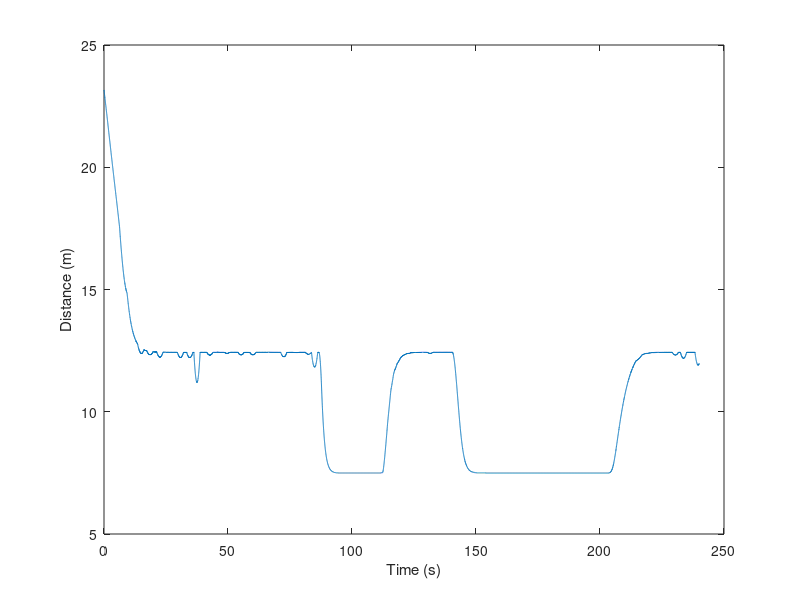

The MATLAB script that drew this image: (Note: this script raises an error after producing the figure.)
clear all
close all
clc

load('sumodata.mat')

figure
plot(vtime,dist)
xlabel('Time (s)')
ylabel('Distance (m)')

t=0:0.0000005:vtime(end);
d=interp1(vtime,dist,t);

const=[4 16 64];
for p=1:3
    %% Local Variables: number of bits, samples, guard symbols, temp variables for interfunction calls
    qam=const(p);
    nfft=64; %fft size
    subcar=48; %number of data subcarriers
    nbitqam = log2(qam);
    guard = (nfft-subcar)/2;
    nsym=10000; %number of ofdm symbols
    nbitdata = subcar*nbitqam*nsym/2;

    ncp=4; %cyclic prefix size
    nbitsym = nfft + ncp;

    data=(rand(1,nbitdata)>0.5)+0;

    % magnitude of the normalized CFR
    alpha=[0.609981229934408,0.715459955559726,0.636965602683617,0.694127681700978,0.695098676789100,0.681699620219806,0.705628746895461,0.834320339106743,0.873378196662836,0.827668204581301,0.768804769140058,0.756148741911805,0.926978115212095,0.913129736817394,0.871793084001999,0.848536621661314,0.909045348037926,0.834381831138879,0.896913346571862,0.928182910840626,0.932323910122903,0.907741812468878,0.943650044868540,1];

    symbols=1:nsym*subcar/2;
    bits=1:nsym*nbitqam*subcar/2;

    % theta
    theta_0=db2mag(8.114+30); %dBm to dBW

    % noise power (receiver sensitivity)
    np_dbm=-95;
    np_dbW=np_dbm+30;
    np=db2mag(np_dbW);
    
    for n=1:10
        
        noise1=np*(normrnd(0,1,[1,subcar*nsym/2])+i*normrnd(0,1,[1,subcar*nsym/2]));

        for k=1:floor(length(t)/(nbitsym*nsym))
            %% THIS IS FOR THE PROPOSED ALGORITHM
            % TX
            % parallalize bin data and do qam modulation
            qam_data_tx = qammod(reshape(data, nbitqam,[]),qam,'InputType','bit','UnitAveragePower',true);

            % parallalize qam data for collective ifft
            par_data = reshape(qam_data_tx.', subcar/2, nsym).';

            % generate hermitian symmetric data and insert guard at non-data subcarrier locations
            pilot_ins_data=[zeros(nsym,guard) par_data zeros(nsym,1) conj(flip(par_data.').') zeros(nsym,guard-1)] ;

            % take ifft of all the ofdm symbols in the frame
            ifft_data = sqrt(nfft*nfft/subcar)*ifft(ifftshift(pilot_ins_data.',1)).';

            % add cyclic prefix to each ofdm symbol
            cyclic_add_data = [ifft_data(:,((nfft - ncp +1):nfft)) ifft_data];

            % arrange symbols row wise and searialize to transmit time domain signal
            ofdm_tx = reshape(cyclic_add_data.',nbitsym*nsym,1);

            %%
            % Channel Effect 1
            tt=t((nbitsym*nsym)*(k-1)+1:(k*nbitsym*nsym));
            tt0(k)=t((nbitsym*nsym)*(k-1)+1);
            dd=d((nbitsym*nsym)*(k-1)+1:(k*nbitsym*nsym));
            theta=(theta_0./dd.^3.346).';
            ch_data=ofdm_tx.*theta;

            %% 
            % Receiver        
            %parallalize received data
            par_rec_data = reshape(ch_data.', nbitsym, nsym).';

            % remove cyclic prefix
            cyclic_pre_rem=par_rec_data(:,ncp+1:end);

            % take fft of time domain ofdm symbols
            fft_data = fftshift(fft(cyclic_pre_rem.'),1).'/sqrt(nfft*nfft/subcar);

            % remove the guard to get the qam data
            rem_pilot = fft_data(:,guard+(1:subcar/2));

            % Channel Effect 2
            ch_rem_pilot = reshape((rem_pilot.*alpha).',1,[])+noise1;

            % calculate SNR
            EsN0(n,k)=mean(abs(ch_rem_pilot(symbols)).^2)/mean(abs(noise1).^2);

            % parallalize ch data
            pardata=reshape(ch_rem_pilot, subcar/2,[]).';

            % estimate theta
            qamconst=qammod(0:(qam-1),qam,'UnitAveragePower',true);
            est_theta=sum(((abs(real(pardata))+abs(imag(pardata)))./alpha).')./(mean(abs(real(qamconst))+abs(imag(qamconst)))*subcar/2);

            % calculate theta*data
            td=(pardata./alpha).';

            % estimate qam_data_tx
            qam_data_rx=td./est_theta;

            % serialize qam data
            serdata=reshape(qam_data_rx, subcar*nsym/2,[]).';

            % demodulate the qam data in the ofdm symbols
            bin_data_rx = reshape(qamdemod(serdata, qam,'OutputType','bit','UnitAveragePower',true),1,[]);

            % calculate SNR and BER
            BER(n,k)=sum((data(bits)~=bin_data_rx(bits)))/length(bits);


            %% THIS IS FOR THE PROPOSED ALGORITHM (PSK)
            % TX
            % parallalize bin data and do qam modulation
            psk_data_tx = pskmod(bi2de(reshape(data, nbitqam,[]).').',qam);

            % parallalize qam data for collective ifft
            par_data = reshape(psk_data_tx.', subcar/2, nsym).';

            % generate hermitian symmetric data and insert guard at non-data subcarrier locations
            pilot_ins_data=[zeros(nsym,guard) par_data zeros(nsym,1) conj(flip(par_data.').') zeros(nsym,guard-1)] ;

            % take ifft of all the ofdm symbols in the frame
            ifft_data = sqrt(nfft*nfft/subcar)*ifft(ifftshift(pilot_ins_data.',1)).';

            % add cyclic prefix to each ofdm symbol
            cyclic_add_data = [ifft_data(:,((nfft - ncp +1):nfft)) ifft_data];

            % arrange symbols row wise and searialize to transmit time domain signal
            ofdm_tx = reshape(cyclic_add_data.',nbitsym*nsym,1);

            %%
            % Channel Effect 1
            tt=t((nbitsym*nsym)*(k-1)+1:(k*nbitsym*nsym));
            tt0(k)=t((nbitsym*nsym)*(k-1)+1);
            dd=d((nbitsym*nsym)*(k-1)+1:(k*nbitsym*nsym));
            theta=(theta_0./dd.^3.346).';
            ch_data=ofdm_tx.*theta;


            %% 
            % Receiver        
            %parallalize received data
            par_rec_data = reshape(ch_data.', nbitsym, nsym).';

            % remove cyclic prefix
            cyclic_pre_rem=par_rec_data(:,ncp+1:end);

            % take fft of time domain ofdm symbols
            fft_data = fftshift(fft(cyclic_pre_rem.'),1).'/sqrt(nfft*nfft/subcar);

            % remove the guard to get the qam data
            rem_pilot = fft_data(:,guard+(1:subcar/2));

            % Channel Effect 2
            ch_rem_pilot = reshape((rem_pilot.*alpha).',1,[])+noise1;

            % calculate SNR
            PEsN0(n,k)=mean(abs(ch_rem_pilot(symbols)).^2)/mean(abs(noise1).^2);

            % parallalize ch data
            pardata=reshape(ch_rem_pilot, subcar/2,[]).';

            % estimate theta
            pskconst=pskmod(0:(qam-1),qam);
            est_theta=sum(((abs(real(pardata))+abs(imag(pardata)))./alpha).')./(mean(abs(real(pskconst))+abs(imag(pskconst)))*subcar/2);

            % calculate theta*data
            td=(pardata./alpha).';

            % estimate qam_data_tx
            psk_data_rx=td./est_theta;

            % serialize qam data
            serdata=reshape(psk_data_rx, subcar*nsym/2,[]).';

            % demodulate the qam data in the ofdm symbols
            bin_data_rx = reshape(de2bi(reshape(pskdemod(serdata, qam),1,[])).',1,[]);

            % calculate SNR and BER
            PBER(n,k)=sum((data(bits)~=bin_data_rx(bits)))/length(bits);



        end

    end

    %% calculate SNR and BER
    EbN0=mean(EsN0)/nbitqam;
    EbN0_dB=10*log10(EbN0);
    PEbN0=mean(PEsN0)/nbitqam;
    PEbN0_dB=10*log10(PEbN0);
    BER=mean(BER);
    PBER=mean(PBER);

qsnr(p,:)=EbN0_dB;
qber(p,:)=BER;
psnr(p,:)=PEbN0_dB;
pber(p,:)=PBER;
end
%% Plot SNR vs. BER for block type CE
figure
semilogy(qsnr(2,:),qber(2,:),'d')
hold on
semilogy(qsnr(3,:),qber(3,:),'s')
hold on
semilogy(psnr(1,:),pber(1,:),'p')
hold on
semilogy(psnr(2,:),pber(2,:),'h')
hold on
semilogy(psnr(3,:),pber(3,:),'^')
xlabel('Eb/N0 (dB)')
ylabel('BER')
legend('16-QAM','64-QAM','QPSK','16-PSK','64-PSK')
grid on

figure
semilogy(tt0,2*(1-pber(1,:)))
hold on
semilogy(tt0,4*(1-pber(2,:)))
hold on
semilogy(tt0,6*(1-pber(3,:)))
hold on
semilogy(tt0,4*(1-qber(2,:)))
hold on
semilogy(tt0,6*(1-qber(3,:)))
xlabel('Time (s)')
ylabel('Average Throughput (bits per subcarrier)')
legend('QPSK/4-PSK','16-PSK','64-PSK','16-QAM','64-QAM')
ylim([0 6.5])
grid on




